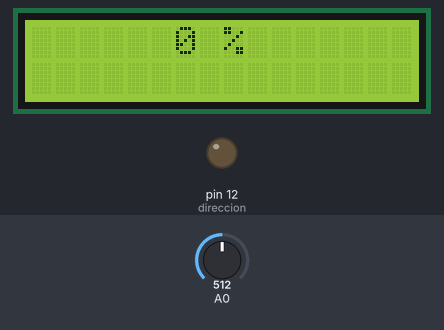
Simulated run of this sketch. Board: Arduino Uno, built with avr-gcc and run on an emulated ATmega328P. Shown: 16×2 character LCD, output pins drawn as LEDs (lit = HIGH). The inputs (shaded band) are chosen by the test bench; at power-on: A0 = 512. Pins used as bus, display or sensor lines are not drawn.

Above: at 1.3 s.
1.4 s: A0 set to 573
2.9 s: A0 set to 590
At 3.27 s:
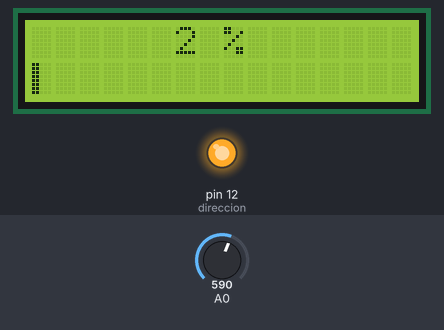
At 4.7 s:
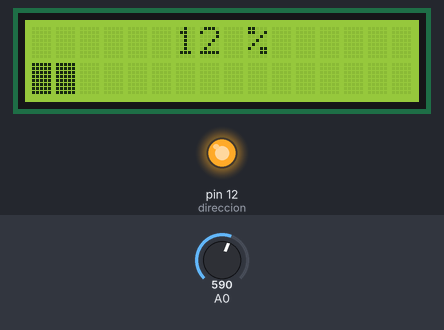
4.8 s: A0 set to 492
6.3 s: A0 set to 461
At 6.52 s:
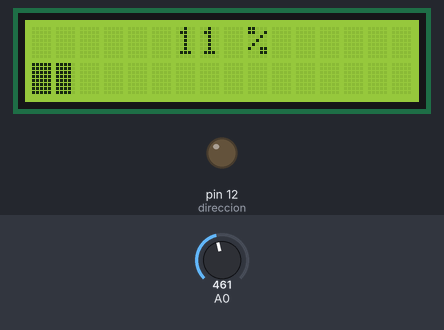
8.2 s: A0 set to 716
At 8.28 s:
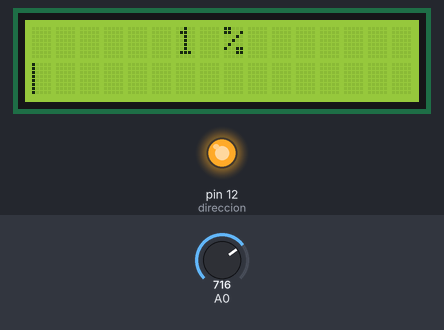
10.1 s: A0 set to 570
Timing chart, 0 to 12.6 s (numbered marks = the images above; inputs shaded):
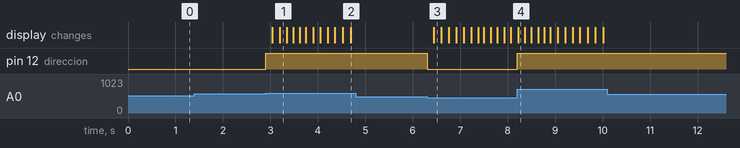

Measured:
- the behaviour switches between 580 and 581 on A0 (found by bisection; images 0 and 1)
- the behaviour switches between 480 and 479 on A0 (found by bisection; images 2 and 3)
- after the input at 1.4 s, every drawn part: stays the same
- after the input at 2.9 s, pin 12 (direccion): LOW → HIGH at once; the display: first changes after 0.14 s (image 1 shows a later state)
- after the input at 4.8 s, every drawn part: stays the same
- after the input at 6.3 s, pin 12 (direccion): HIGH → LOW at once; the display: changes after 0.14 s (image 3)
- after the input at 8.2 s, pin 12 (direccion): LOW → HIGH at once; the display: changes at once (image 4)
- after the input at 10.1 s, every drawn part: stays the same

The sketch:

SERVO_Nano.ino
```cpp
#include <Wire.h>
#include <LiquidCrystal_I2C.h>
#include <TimerOne.h>

int steps = 11;       // pin step
int direccion = 12;   // pin direccion
int posicionPLC = 3;    //salida a PLC
float posicion =0;
int vuelta=0;
int consignaAp;
int AuxConsignaAp =0;
float servo;
float auxServo;
LiquidCrystal_I2C lcd(0x27, 16, 2);
int vel;
float velConsigna;
int posAux=0;
int posAux2=0;
float posPLC =0;


//Estas 5 matricez pintan las barras en el display
byte zero[] = {
  B00000,
  B00000,
  B00000,
  B00000,
  B00000,
  B00000,
  B00000,
  B00000
};
byte one[] = {
  B10000,
  B10000,
  B10000,
  B10000,
  B10000,
  B10000,
  B10000,
  B10000
};

byte two[] = {
  B11000,
  B11000,
  B11000,
  B11000,
  B11000,
  B11000,
  B11000,
  B11000
};

byte three[] = {
  B11100,
  B11100,
  B11100,
  B11100,
  B11100,
  B11100,
  B11100,
  B11100
};

byte four[] = {
  B11110,
  B11110,
  B11110,
  B11110,
  B11110,
  B11110,
  B11110,
  B11110
};

byte five[] = {
  B11111,
  B11111,
  B11111,
  B11111,
  B11111,
  B11111,
  B11111,
  B11111
};

void setup() {

  Serial.begin(9600); //baud rate, señales por segundo
 /* Timer1.initialize(10000);  // 150 ms
  Timer1.attachInterrupt(interrupt); // Activa la interrupcion y la asocia a ISR_Blink */
  pinMode(steps, OUTPUT);   // inicializamos pin como salidas.
  pinMode(direccion, OUTPUT);
  //pinMode(posicionPLC,OUTPUT);

   // inicializamos el LCD y lo asociamos las 5 matrices a un numero
  lcd.init();
  lcd.backlight();
  lcd.createChar(0, zero);
  lcd.createChar(1, one);
  lcd.createChar(2, two);
  lcd.createChar(3, three);
  lcd.createChar(4, four);
  lcd.createChar(5, five);


}

void loop() {

consignaAp = analogRead(A0); // en A0 conectamos la salida del PLC
vel = consignaAp - AuxConsignaAp;
AuxConsignaAp = consignaAp;//almaceno valor anterior de consigna
//velConsigna = -3.91 *sqrt((pow(vel,2))) + 5000; // mientras mayor es la dif de consiga mas rapido me muevo, mov proporcional
velConsigna = 3000;
//Serial.println(velConsigna);
//servo = (1.18*consignaAp) - 600;

//auxServo = servo*-1; // obtengo los pulsos sin signo para consigna

//if (servo <0 && consignaAp <530 && posAux>0){ // giramos sentido antihorario, cerramos
if (consignaAp <480 && posAux>0){
digitalWrite(direccion, LOW);
//for (int x = 0; x < auxServo ; x++){ // Giramos 200 pulsos para hacer una vuelta completa
digitalWrite(steps, HIGH);
delayMicroseconds(9000); //1000 vmax
digitalWrite(steps, LOW);
//delayMicroseconds(2900); //1000 vmax
//delayMicroseconds(10);
posicion = posicion - 1.8;
//}
}

//if (servo>0 && consignaAp >580 && posAux<100){// sentido horario, abrimos
if (consignaAp >580 && posAux<100){
//for (int x = 0; x < servo ; x++){ // Giramos 200 pulsos para hacer una vuelta completa
digitalWrite(direccion, HIGH);
digitalWrite(steps, HIGH);
delayMicroseconds(9000);
digitalWrite(steps, LOW);
//delayMicroseconds(2850);
posicion = posicion + 1.8;
//}
}
//posAux = (posicion*5)/108 ;//6 vueltas
posAux = (posicion*5)/72 ;//4vueltas

if(posAux>=20 && posAux<=90){
posAux2 = posAux-10 ;
}else{
posAux2 = posAux ;
}
lcd.setCursor(6,0);
lcd.print(posAux2);
lcd.print(" %   ");
updateProgressBar(posAux, 100, 1);

//Serial.println(consignaAp);
 //posPLC = posAux*(51/20);
//analogWrite(posicionPLC,posPLC);
/*lcd.setCursor(6,0);
lcd.print(posAux2);
lcd.print(" %   ");
updateProgressBar(posAux, 100, 1);*/

}
/*
void interrupt()
{
analogWrite(posicionPLC,posPLC);
}
*/


 void updateProgressBar(unsigned long count, unsigned long totalCount, int lineToPrintOn)
 {

    double factor = totalCount/80.0;       //cada columna tiene 5 secciones, es decir tenemos 80 secciones totales (16x5=80)
    int percent = (count+1)/factor;
    int number = percent/5;
    int remainder = percent%5;
    if(number > 0)
    {
       lcd.setCursor(number-1,lineToPrintOn);
       lcd.write(5);
    }

       lcd.setCursor(number,lineToPrintOn);
       lcd.write(remainder);
 }
```
